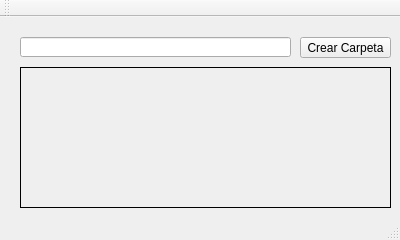
<?xml version="1.0" encoding="UTF-8"?>
<ui version="4.0">
 <class>MainWindow</class>
 <widget class="QMainWindow" name="MainWindow">
  <property name="geometry">
   <rect>
    <x>0</x>
    <y>0</y>
    <width>400</width>
    <height>240</height>
   </rect>
  </property>
  <property name="windowTitle">
   <string>MainWindow</string>
  </property>
  <widget class="QWidget" name="centralWidget">
   <widget class="QLineEdit" name="lineEdit">
    <property name="geometry">
     <rect>
      <x>20</x>
      <y>20</y>
      <width>271</width>
      <height>20</height>
     </rect>
    </property>
   </widget>
   <widget class="QPushButton" name="pushButton">
    <property name="geometry">
     <rect>
      <x>300</x>
      <y>20</y>
      <width>91</width>
      <height>21</height>
     </rect>
    </property>
    <property name="text">
     <string>Crear Carpeta</string>
    </property>
   </widget>
   <widget class="QLabel" name="label">
    <property name="geometry">
     <rect>
      <x>20</x>
      <y>50</y>
      <width>371</width>
      <height>141</height>
     </rect>
    </property>
    <property name="frameShape">
     <enum>QFrame::Box</enum>
    </property>
    <property name="text">
     <string> </string>
    </property>
   </widget>
  </widget>
  <widget class="QMenuBar" name="menuBar">
   <property name="geometry">
    <rect>
     <x>0</x>
     <y>0</y>
     <width>400</width>
     <height>16</height>
    </rect>
   </property>
  </widget>
  <widget class="QToolBar" name="mainToolBar">
   <attribute name="toolBarArea">
    <enum>TopToolBarArea</enum>
   </attribute>
   <attribute name="toolBarBreak">
    <bool>false</bool>
   </attribute>
  </widget>
  <widget class="QStatusBar" name="statusBar"/>
 </widget>
 <layoutdefault spacing="6" margin="11"/>
 <resources/>
 <connections/>
</ui>
